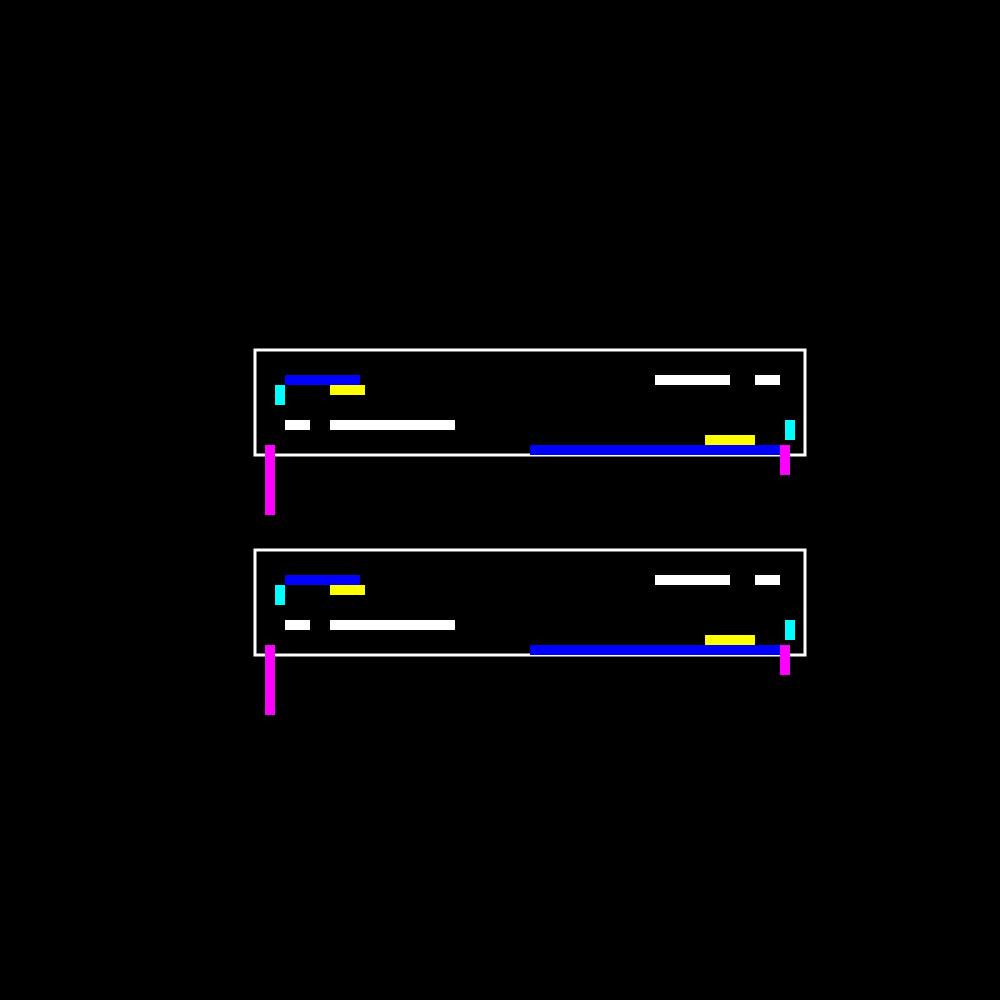
Frame 1 (no input)
Frame 60 (no input): identical to frame 1, image omitted
Frame 120 (the mouse pressed at the canvas centre since frame 60): identical to frame 1, image omitted

The p5.js sketch that drew this single still picture (run headless with seeded random() and noise() and a simulated clock; from frame 60 on, the mouse is pressed at the canvas centre):

// p5.js sketch
// ── sketch.js
//refrence code: week 10 tutorial

var pot;
var pot2;


function setup() {
    createCanvas(1000, 1000);
    pot = new Pot(255, 350);
    pot2 = new Pot(255, 550);

}

function draw() {
    background(0);

    pot.display();
    pot2.display();

}

class Pot{
    constructor(x, y) {
        this.stemX = x;
        this.stemY = y;
        this.stemH = 105;
        this.stemW = 550;
        this.stemOY = y;
    }

    display() {        
        //main body
        stroke(255, 255, 255);
        strokeWeight(3);
        noFill();
        rect(this.stemX, this.stemY, this.stemW, this.stemH)
        
        //white reflect square
        noStroke();
        fill(255, 255, 255);
        rect(this.stemX +30, this.stemY +70, this.stemW -525, this.stemH -95)

        //white reflect long
        noStroke();
        fill(255, 255, 255);
        rect(this.stemX +75, this.stemY +70, this.stemW -425, this.stemH -95)
 
        //white reflect square 2
        noStroke();
        fill(255, 255, 255);
        rect(this.stemX +500, this.stemY +25, this.stemW -525, this.stemH -95)

        //white reflect long 2
        noStroke();
        fill(255, 255, 255);
        rect(this.stemX +400, this.stemY +25, this.stemW -475, this.stemH -95)
      
        //purple reflect long
        noStroke();
        fill(255, 0, 255);
        rect(this.stemX +10, this.stemY +95, this.stemW -540, this.stemH -175)
      
        //purple reflect short
        noStroke();
        fill(255, 0, 255);
        rect(this.stemX +525, this.stemY +95, this.stemW -540, this.stemH -135)
     
        //teal reflect short
        noStroke();
        fill(0, 255, 255);
        rect(this.stemX +530, this.stemY +70, this.stemW -540, this.stemH -125)
       
        //teal reflect short 2
        noStroke();
        fill(0, 255, 255);
        rect(this.stemX +20, this.stemY +35, this.stemW -540, this.stemH -125)

        //blue reflect mid
        noStroke();
        fill(0, 0, 255);
        rect(this.stemX +275, this.stemY +95, this.stemW -300, this.stemH -115)
        
        //blue reflect short
        noStroke();
        fill(0, 0, 255);
        rect(this.stemX +30, this.stemY +25, this.stemW -475, this.stemH -115)
        
        //yellow reflect small
        noStroke();
        fill(255, 255, 0);
        rect(this.stemX +450, this.stemY +85, this.stemW -500, this.stemH -115)
        
        //yellow reflect small 2
        noStroke();
        fill(255, 255, 0);
        rect(this.stemX +75, this.stemY +35, this.stemW -515, this.stemH -115)
        
    }
}
